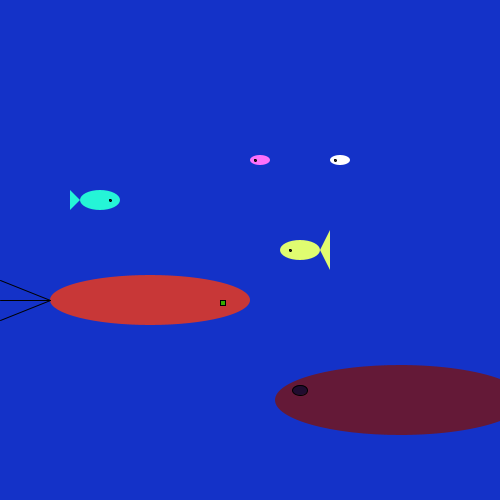
Frame 1 (no input)
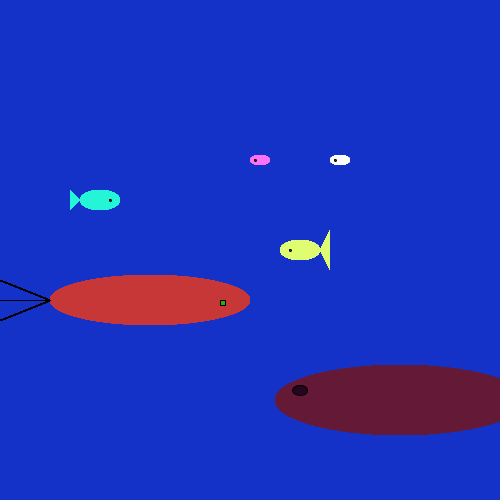
Frame 60 (the mouse pressed at the canvas centre just before this capture)
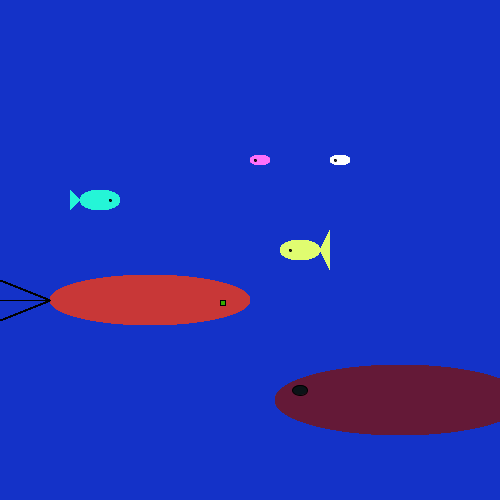
Frame 120 (the mouse held since frame 60 and released just before this capture)

The Processing sketch that drew these frames (run headless with seeded random() and noise(); from frame 60 on, the mouse is pressed at the canvas centre):

// Processing sketch: processing_71458
// ── processing_71458.pde

/**********************************
 * Assignment:   #2
 * Name:         Wang Xiang
 * E-mail:       wxiang01@brynmawr.edu
 * Course:       CS 110 - Section 01
 * Submitted:    09/19/2012
 * Description:  This is a simple image of the ocean where fishes of different sizes exist.
                 When key is pressed, the color of the ocean changes and when mouse is clicked, bubbles appear.
                 Sizes of bubbles depend on bubbles' locations.
                 
 ***********************************************/

void setup() {
  size(500, 500);
  smooth();
  background(20,50,200);
  
}
void draw() {
  //fish 1 body
    fill(37, 245, 215);
    noStroke();
    ellipse(100, 200, 40, 20);

    //draw tail
    triangle(80, 200, 70, 190, 70, 210);

    // fish eye
    fill(0);
    stroke(0);
    ellipse(110, 200, 2, 2);

    //second fish
    //fish body
    fill(224, 252, 112);
    noStroke();
    ellipse(300, 250, 40, 20);

    //tail
    triangle(320, 250, 330, 230, 330, 270);

    //eye
    fill(0);
    stroke(0);
    ellipse(290, 250, 2, 2);

    //fish #3 
    fill(252, 112, 250);
    noStroke();
    ellipse(260, 160, 20, 10);

    //eye
    fill(0);
    stroke(0);
    ellipse(255, 160, 2, 2);

    //fish 4
    fill(255, 255, 255);
    noStroke();
    ellipse(340, 160, 20, 10);

    //eye
    fill(0);
    stroke(0);
    ellipse(335, 160, 2, 2);

    //fish 5
    fill(200, 55, 55);
    noStroke();
    ellipse(150, 300, 200, 50);

    //eye
    fill(55, 170, 1);
    stroke(0);
    rect(220, 300, 5, 5);

    //tail
    line(50, 300, 0, 280);
    line(50, 300, 0, 300);
    line(50, 300, 0, 320);

    //fish 6
    //body
    fill(100, 25, 55);
    noStroke();
    ellipse(400, 400, 250, 70);

    //eye
    fill(random(50), random(50), random(50));
    stroke(0);
    ellipse(300, 390, 15, 10);
  }
  
void mouseClicked() {
  if (mouseY>350) {
    strokeWeight(2);
    fill(255, 0, 0);
    float R=random(10, 20);
    ellipse(mouseX, mouseY, R, R);
  }
  else if (mouseY<=350&&mouseY>200) {
    strokeWeight(2);
    fill(255, 0, 0);
    float R=random(30, 40); 
    ellipse(mouseX, mouseY, R, R);
  } 
  else if (mouseY<200) {
    strokeWeight(2);
    fill(255, 0, 0);
    float R=random(40, 60); 
    ellipse(mouseX, mouseY, R, R);
  }
}
 void keyPressed(){
   float a=random(255);
   float b=random(255);
   float c=random(255);
   background(a,b,c);
  
}
